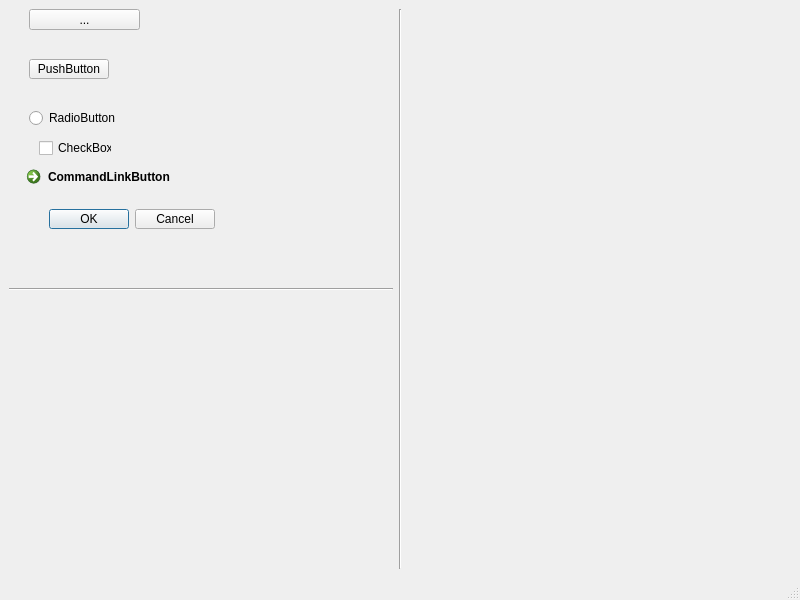
<?xml version="1.0" encoding="UTF-8"?>
<ui version="4.0">
 <class>MainWindow</class>
 <widget class="QMainWindow" name="MainWindow">
  <property name="geometry">
   <rect>
    <x>0</x>
    <y>0</y>
    <width>800</width>
    <height>600</height>
   </rect>
  </property>
  <property name="windowTitle">
   <string>MainWindow</string>
  </property>
  <property name="styleSheet">
   <string notr="true"/>
  </property>
  <widget class="QWidget" name="centralwidget">
   <layout class="QHBoxLayout" name="horizontalLayout">
    <item>
     <layout class="QVBoxLayout" name="verticalLayout_2">
      <item>
       <widget class="FragmentArea" name="fragmentArea" native="true">
        <widget class="QToolButton" name="toolButton">
         <property name="geometry">
          <rect>
           <x>20</x>
           <y>0</y>
           <width>111</width>
           <height>21</height>
          </rect>
         </property>
         <property name="text">
          <string>...</string>
         </property>
        </widget>
        <widget class="QPushButton" name="pushButton">
         <property name="geometry">
          <rect>
           <x>20</x>
           <y>50</y>
           <width>80</width>
           <height>20</height>
          </rect>
         </property>
         <property name="mouseTracking">
          <bool>true</bool>
         </property>
         <property name="acceptDrops">
          <bool>true</bool>
         </property>
         <property name="text">
          <string>PushButton</string>
         </property>
        </widget>
        <widget class="QRadioButton" name="radioButton">
         <property name="geometry">
          <rect>
           <x>20</x>
           <y>100</y>
           <width>91</width>
           <height>18</height>
          </rect>
         </property>
         <property name="text">
          <string>RadioButton</string>
         </property>
        </widget>
        <widget class="QCheckBox" name="checkBox">
         <property name="geometry">
          <rect>
           <x>30</x>
           <y>130</y>
           <width>73</width>
           <height>18</height>
          </rect>
         </property>
         <property name="text">
          <string>CheckBox</string>
         </property>
        </widget>
        <widget class="QCommandLinkButton" name="commandLinkButton">
         <property name="geometry">
          <rect>
           <x>10</x>
           <y>150</y>
           <width>168</width>
           <height>41</height>
          </rect>
         </property>
         <property name="text">
          <string>CommandLinkButton</string>
         </property>
        </widget>
        <widget class="QDialogButtonBox" name="buttonBox">
         <property name="geometry">
          <rect>
           <x>40</x>
           <y>200</y>
           <width>166</width>
           <height>20</height>
          </rect>
         </property>
         <property name="standardButtons">
          <set>QDialogButtonBox::Cancel|QDialogButtonBox::Ok</set>
         </property>
        </widget>
       </widget>
      </item>
      <item>
       <widget class="Line" name="line_2">
        <property name="orientation">
         <enum>Qt::Horizontal</enum>
        </property>
       </widget>
      </item>
      <item>
       <widget class="Desktop" name="desktop" native="true">
        <property name="styleSheet">
         <string notr="true"/>
        </property>
       </widget>
      </item>
     </layout>
    </item>
    <item>
     <widget class="Line" name="line">
      <property name="orientation">
       <enum>Qt::Vertical</enum>
      </property>
     </widget>
    </item>
    <item>
     <widget class="HintWindow" name="widget" native="true"/>
    </item>
   </layout>
  </widget>
  <widget class="QMenuBar" name="menubar">
   <property name="geometry">
    <rect>
     <x>0</x>
     <y>0</y>
     <width>800</width>
     <height>22</height>
    </rect>
   </property>
  </widget>
  <widget class="QStatusBar" name="statusbar"/>
 </widget>
 <customwidgets>
  <customwidget>
   <class>Desktop</class>
   <extends>QWidget</extends>
   <header>desktop.h</header>
   <container>1</container>
  </customwidget>
  <customwidget>
   <class>HintWindow</class>
   <extends>QWidget</extends>
   <header>hintwindow.h</header>
   <container>1</container>
  </customwidget>
  <customwidget>
   <class>FragmentArea</class>
   <extends>QWidget</extends>
   <header>fragmentarea.h</header>
   <container>1</container>
  </customwidget>
 </customwidgets>
 <resources/>
 <connections/>
</ui>
